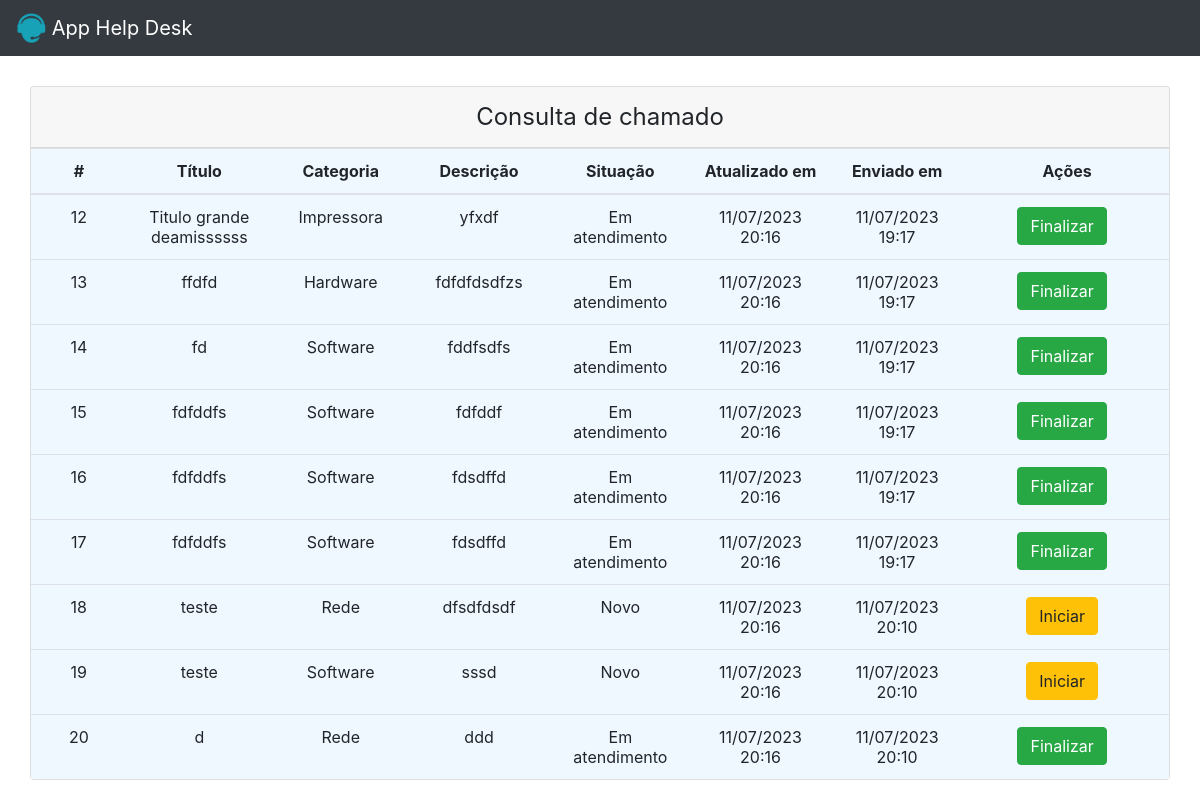
The app's page /desk/consultar_chamado.php with its own data.
### tables this page shows
CREATE TABLE IF NOT EXISTS `pedidos` (
  `id` int NOT NULL AUTO_INCREMENT,
  `titulo` varchar(45) NOT NULL,
  `categoria` varchar(45) NOT NULL,
  `descricao` varchar(100) NOT NULL,
  `situacao` varchar(45) NOT NULL,
  `dta_criacao` timestamp NULL DEFAULT CURRENT_TIMESTAMP,
  `dta_atualizacao` timestamp NOT NULL DEFAULT CURRENT_TIMESTAMP ON UPDATE CURRENT_TIMESTAMP,
  PRIMARY KEY (`id`)
);

### desk/consultar_chamado.php (the view, shortened to what this page needs)
<?php
include_once('config.php');
$sqlselect = "SELECT * FROM pedidos where situacao = 'Em atendimento' or situacao = 'Novo' ORDER BY id ASC";
$result = $conexao->query($sqlselect);
?>
<html>
  <head>
    <link rel="stylesheet" href="https://maxcdn.bootstrapcdn.com/bootstrap/4.0.0/css/bootstrap.min.css">
  </head>
  <body>
    <nav class="navbar navbar-dark bg-dark">
      <a class="navbar-brand" href="admin.php">
        <img src="logo.png" width="30" height="30" class="d-inline-block align-top" alt="">
        App Help Desk
      </a>
    </nav>
    <div class="container">
      <div class="row">
        <div class="card-consultar-chamado">
          <div class="card">
            <div class="card-header">
              Consulta de chamado
            </div>
            <table class="table">
            <thead>
                <tr>
                    <th>#</th>
                    <th>Título</th>
                    <th>Categoria</th>
                    <th>Descrição</th>
                    <th>Situação</th>
                    <th>Atualizado em</th>
                    <th>Enviado em</th>
                    <th>Ações</th>
                </tr>
            </thead>
            <?php
                while($user_data = mysqli_fetch_assoc($result)) {
                  $data_atua = explode(' ', $user_data['dta_atualizacao']);
                  $hora1 = $data_atua[1];
                  $data_atualiza = explode('-',  $data_atua[0]);
                  $data_atualiza = array_reverse($data_atualiza);
                  $data_atualiza = implode('/', $data_atualiza);
                    $data = explode(' ', $user_data['dta_criacao']);
                    $hora = $data[1];
                    $space = ' ';
                    $data_criacao = explode('-',  $data[0]);
                    $data_criacao = array_reverse($data_criacao);
                    $data_criacao = implode('/', $data_criacao);
                    echo "<tr>";
                    echo "<td>".$user_data['id']."</td>";
                    echo "<td>".$user_data['titulo']."</td>";
                    echo "<td>".$user_data['categoria']."</td>";
                    echo "<td>".$user_data['descricao']."</td>";
                    echo "<td>".$user_data['situacao']."</td>";
                    echo "<td>". $data_atualiza .$space . substr($hora1, 0, 5) ."</td>";
                    echo "<td>". $data_criacao .$space . substr($hora, 0, 5) ."</td>";
                    if ($user_data['situacao'] == "Novo") {
                    echo "<td><a class='btn btn-warning' href='iniciar.php?id=$user_data[id]'>Iniciar</a></td>";
                    }
                    if ($user_data['situacao'] == "Em atendimento") {
                    echo "<td><a class='btn btn-success' href='finalizar.php?id=$user_data[id]'>Finalizar</a></td>";
                    }
                  }
    ?>
                </div>
              </div>
            </div>
          </div>
  </body>
</html>

### desk/consultar_chamado.php (style rules this page uses)
.table { background-color: aliceblue; margin: auto; text-align: center; }
.card-consultar-chamado { padding: 30px 0 0 0; width: 100%; margin: 0 auto; }
td > a { display: inline; width:max-content; margin-right: 10px; }
td { width: 190px; }
td:nth-child(8) { width: 350px; }
.card-header { text-align: center; font-size: 24px; }

### records on screen
pedidos: id "12", titulo "Titulo grande deamissssss", categoria "Impressora", descricao "yfxdf", situacao "Em atendimento", dta_atualizacao "11/07/2023", dta_atualizacao "20:16", dta_criacao "11/07/2023", dta_criacao "19:17"
pedidos: id "13", titulo "ffdfd", categoria "Hardware", descricao "fdfdfdsdfzs", situacao "Em atendimento", dta_atualizacao "11/07/2023", dta_atualizacao "20:16", dta_criacao "11/07/2023", dta_criacao "19:17"
pedidos: id "14", titulo "fd", categoria "Software", descricao "fddfsdfs", situacao "Em atendimento", dta_atualizacao "11/07/2023", dta_atualizacao "20:16", dta_criacao "11/07/2023", dta_criacao "19:17"
pedidos: id "15", titulo "fdfddfs", categoria "Software", descricao "fdfddf", situacao "Em atendimento", dta_atualizacao "11/07/2023", dta_atualizacao "20:16", dta_criacao "11/07/2023", dta_criacao "19:17"
pedidos: id "16", titulo "fdfddfs", categoria "Software", descricao "fdsdffd", situacao "Em atendimento", dta_atualizacao "11/07/2023", dta_atualizacao "20:16", dta_criacao "11/07/2023", dta_criacao "19:17"
pedidos: id "17", titulo "fdfddfs", categoria "Software", descricao "fdsdffd", situacao "Em atendimento", dta_atualizacao "11/07/2023", dta_atualizacao "20:16", dta_criacao "11/07/2023", dta_criacao "19:17"
pedidos: id "18", titulo "teste", categoria "Rede", descricao "dfsdfdsdf", situacao "Novo", dta_atualizacao "11/07/2023", dta_atualizacao "20:16", dta_criacao "11/07/2023", dta_criacao "20:10"
pedidos: id "19", titulo "teste", categoria "Software", descricao "sssd", situacao "Novo", dta_atualizacao "11/07/2023", dta_atualizacao "20:16", dta_criacao "11/07/2023", dta_criacao "20:10"
pedidos: id "20", titulo "d", categoria "Rede", descricao "ddd", situacao "Em atendimento", dta_atualizacao "11/07/2023", dta_atualizacao "20:16", dta_criacao "11/07/2023", dta_criacao "20:10"
